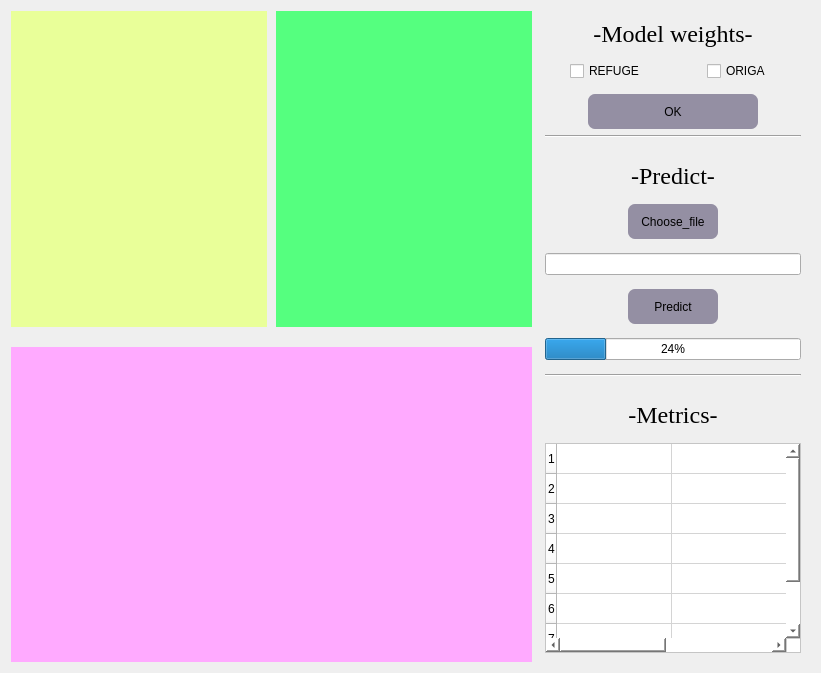
               <widget class="QWidget" name="page_1">
                <layout class="QHBoxLayout" name="horizontalLayout_8">
                 <item>
                  <layout class="QHBoxLayout" name="horizontalLayout_5" stretch="7,0">
                   <property name="spacing">
                    <number>4</number>
                   </property>
                   <property name="sizeConstraint">
                    <enum>QLayout::SetDefaultConstraint</enum>
                   </property>
                   <property name="rightMargin">
                    <number>0</number>
                   </property>
                   <property name="bottomMargin">
                    <number>0</number>
                   </property>
                   <item>
                    <layout class="QVBoxLayout" name="verticalLayout_2">
                     <property name="spacing">
                      <number>20</number>
                     </property>
                     <property name="sizeConstraint">
                      <enum>QLayout::SetDefaultConstraint</enum>
                     </property>
                     <property name="bottomMargin">
                      <number>0</number>
                     </property>
                     <item>
                      <layout class="QHBoxLayout" name="horizontalLayout_6">
                       <property name="spacing">
                        <number>9</number>
                       </property>
                       <item>
                        <widget class="QLabel" name="original_img">
                         <property name="sizePolicy">
                          <sizepolicy hsizetype="Expanding" vsizetype="Expanding">
                           <horstretch>0</horstretch>
                           <verstretch>0</verstretch>
                          </sizepolicy>
                         </property>
                         <property name="minimumSize">
                          <size>
                           <width>256</width>
                           <height>256</height>
                          </size>
                         </property>
                         <property name="styleSheet">
                          <string notr="true">background-color: rgb(233, 255, 153);</string>
                         </property>
                         <property name="text">
                          <string/>
                         </property>
                        </widget>
                       </item>
                       <item>
                        <widget class="QLabel" name="predict_img">
                         <property name="sizePolicy">
                          <sizepolicy hsizetype="Expanding" vsizetype="Expanding">
                           <horstretch>0</horstretch>
                           <verstretch>0</verstretch>
                          </sizepolicy>
                         </property>
                         <property name="minimumSize">
                          <size>
                           <width>256</width>
                           <height>256</height>
                          </size>
                         </property>
                         <property name="styleSheet">
                          <string notr="true">background-color: rgb(85, 255, 127);</string>
                         </property>
                         <property name="text">
                          <string/>
                         </property>
                        </widget>
                       </item>
                      </layout>
                     </item>
                     <item>
                      <widget class="QLabel" name="gt_mask_img">
                       <property name="sizePolicy">
                        <sizepolicy hsizetype="Expanding" vsizetype="Expanding">
                         <horstretch>0</horstretch>
                         <verstretch>0</verstretch>
                        </sizepolicy>
                       </property>
                       <property name="minimumSize">
                        <size>
                         <width>512</width>
                         <height>255</height>
                        </size>
                       </property>
                       <property name="sizeIncrement">
                        <size>
                         <width>0</width>
                         <height>0</height>
                        </size>
                       </property>
                       <property name="styleSheet">
                        <string notr="true">background-color: rgb(255, 170, 255);</string>
                       </property>
                       <property name="text">
                        <string/>
                       </property>
                      </widget>
                     </item>
                    </layout>
                   </item>
                   <item>
                    <widget class="QWidget" name="widget" native="true">
                     <property name="sizePolicy">
                      <sizepolicy hsizetype="Fixed" vsizetype="Expanding">
                       <horstretch>0</horstretch>
                       <verstretch>0</verstretch>
                      </sizepolicy>
                     </property>
                     <property name="minimumSize">
                      <size>
                       <width>207</width>
                       <height>0</height>
                      </size>
                     </property>
                     <layout class="QGridLayout" name="gridLayout" rowstretch="1,5">
                      <item row="1" column="0">
                       <layout class="QVBoxLayout" name="verticalLayout_4">
                        <property name="spacing">
                         <number>14</number>
                        </property>
                        <item>
                         <widget class="Line" name="line_2">
                          <property name="orientation">
                           <enum>Qt::Horizontal</enum>
                          </property>
                         </widget>
                        </item>
                        <item>
                         <spacer name="horizontalSpacer_up">
                          <property name="orientation">
                           <enum>Qt::Horizontal</enum>
                          </property>
                          <property name="sizeHint" stdset="0">
                           <size>
                            <width>40</width>
                            <height>10</height>
                           </size>
                          </property>
                         </spacer>
                        </item>
                        <item>
                         <widget class="QLabel" name="Predict_label">
                          <property name="font">
                           <font>
                            <family>Times New Roman</family>
                            <pointsize>18</pointsize>
                           </font>
                          </property>
                          <property name="text">
                           <string>-Predict-</string>
                          </property>
                          <property name="alignment">
                           <set>Qt::AlignCenter</set>
                          </property>
                         </widget>
                        </item>
                        <item alignment="Qt::AlignHCenter">
                         <widget class="QPushButton" name="choose_image_button">
                          <property name="sizePolicy">
                           <sizepolicy hsizetype="Fixed" vsizetype="Fixed">
                            <horstretch>0</horstretch>
                            <verstretch>0</verstretch>
                           </sizepolicy>
                          </property>
                          <property name="minimumSize">
                           <size>
                            <width>90</width>
                            <height>35</height>
                           </size>
                          </property>
                          <property name="font">
                           <font>
                            <family>Arial</family>
                           </font>
                          </property>
                          <property name="styleSheet">
                           <string notr="true">background-color: rgb(148, 143, 163);
border-radius:7px;</string>
                          </property>
                          <property name="text">
                           <string>Choose_file</string>
                          </property>
                         </widget>
                        </item>
                        <item>
                         <widget class="QLineEdit" name="show_path_file_lineEdit_page_1">
                          <property name="sizePolicy">
                           <sizepolicy hsizetype="Expanding" vsizetype="Fixed">
                            <horstretch>0</horstretch>
                            <verstretch>0</verstretch>
                           </sizepolicy>
                          </property>
                          <property name="minimumSize">
                           <size>
                            <width>0</width>
                            <height>0</height>
                           </size>
                          </property>
                         </widget>
                        </item>
                        <item alignment="Qt::AlignHCenter">
                         <widget class="QPushButton" name="predict_mask_button">
                          <property name="sizePolicy">
                           <sizepolicy hsizetype="Fixed" vsizetype="Fixed">
                            <horstretch>0</horstretch>
                            <verstretch>0</verstretch>
                           </sizepolicy>
                          </property>
                          <property name="minimumSize">
                           <size>
                            <width>90</width>
                            <height>35</height>
                           </size>
                          </property>
                          <property name="font">
                           <font>
                            <family>Arial</family>
                           </font>
                          </property>
                          <property name="styleSheet">
                           <string notr="true">background-color: rgb(148, 143, 163);
border-radius:7px;</string>
                          </property>
                          <property name="text">
                           <string>Predict</string>
                          </property>
                         </widget>
                        </item>
                        <item>
                         <widget class="QProgressBar" name="progressBar">
                          <property name="sizePolicy">
                           <sizepolicy hsizetype="Expanding" vsizetype="Fixed">
                            <horstretch>0</horstretch>
                            <verstretch>0</verstretch>
                           </sizepolicy>
                          </property>
                          <property name="value">
                           <number>24</number>
                          </property>
                         </widget>
                        </item>
                        <item>
                         <widget class="Line" name="line">
                          <property name="sizePolicy">
                           <sizepolicy hsizetype="Minimum" vsizetype="Fixed">
                            <horstretch>0</horstretch>
                            <verstretch>0</verstretch>
                           </sizepolicy>
                          </property>
                          <property name="orientation">
                           <enum>Qt::Horizontal</enum>
                          </property>
                         </widget>
                        </item>
                        <item>
                         <spacer name="horizontalSpacer_bottom">
                          <property name="orientation">
                           <enum>Qt::Horizontal</enum>
                          </property>
                          <property name="sizeHint" stdset="0">
                           <size>
                            <width>40</width>
                            <height>10</height>
                           </size>
                          </property>
                         </spacer>
                        </item>
                        <item>
                         <widget class="QLabel" name="Metrics_label">
                          <property name="font">
                           <font>
                            <family>Times New Roman</family>
                            <pointsize>18</pointsize>
                            <weight>50</weight>
                            <bold>false</bold>
                           </font>
                          </property>
                          <property name="text">
                           <string>-Metrics-</string>
                          </property>
                          <property name="alignment">
                           <set>Qt::AlignCenter</set>
                          </property>
                          <property name="margin">
                           <number>0</number>
                          </property>
                         </widget>
                        </item>
                        <item>
                         <widget class="QTableWidget" name="tableWidget">
                          <property name="sizePolicy">
                           <sizepolicy hsizetype="Expanding" vsizetype="Fixed">
                            <horstretch>0</horstretch>
                            <verstretch>0</verstretch>
                           </sizepolicy>
                          </property>
                          <property name="minimumSize">
                           <size>
                            <width>256</width>
                            <height>210</height>
                           </size>
                          </property>
                          <property name="styleSheet">
                           <string notr="true">background-color: rgb(255, 255, 255);</string>
                          </property>
                          <property name="showGrid">
                           <bool>true</bool>
                          </property>
                          <property name="gridStyle">
                           <enum>Qt::CustomDashLine</enum>
                          </property>
                          <property name="sortingEnabled">
                           <bool>false</bool>
                          </property>
                          <property name="wordWrap">
                           <bool>true</bool>
                          </property>
                          <property name="cornerButtonEnabled">
                           <bool>true</bool>
                          </property>
                          <property name="rowCount">
                           <number>8</number>
                          </property>
                          <property name="columnCount">
                           <number>2</number>
                          </property>
                          <attribute name="horizontalHeaderVisible">
                           <bool>false</bool>
                          </attribute>
                          <attribute name="horizontalHeaderCascadingSectionResizes">
                           <bool>false</bool>
                          </attribute>
                          <attribute name="horizontalHeaderMinimumSectionSize">
                           <number>36</number>
                          </attribute>
                          <attribute name="horizontalHeaderDefaultSectionSize">
                           <number>115</number>
                          </attribute>
                          <attribute name="horizontalHeaderShowSortIndicator" stdset="0">
                           <bool>false</bool>
                          </attribute>
                          <attribute name="verticalHeaderDefaultSectionSize">
                           <number>30</number>
                          </attribute>
                          <row/>
                          <row/>
                          <row/>
                          <row/>
                          <row/>
                          <row/>
                          <row/>
                          <row/>
                          <column/>
                          <column/>
                         </widget>
                        </item>
                       </layout>
                      </item>
                      <item row="0" column="0">
                       <layout class="QVBoxLayout" name="verticalLayout_5" stretch="3,2,2">
                        <property name="spacing">
                         <number>13</number>
                        </property>
                        <item>
                         <widget class="QLabel" name="label">
                          <property name="font">
                           <font>
                            <family>Times New Roman</family>
                            <pointsize>18</pointsize>
                           </font>
                          </property>
                          <property name="text">
                           <string>-Model weights-</string>
                          </property>
                          <property name="alignment">
                           <set>Qt::AlignCenter</set>
                          </property>
                         </widget>
                        </item>
                        <item>
                         <layout class="QHBoxLayout" name="horizontalLayout_9">
                          <property name="spacing">
                           <number>7</number>
                          </property>
                          <item alignment="Qt::AlignHCenter">
                           <widget class="QCheckBox" name="REFUGE_checkbox">
                            <property name="text">
                             <string>REFUGE</string>
                            </property>
                           </widget>
                          </item>
                          <item alignment="Qt::AlignHCenter">
                           <widget class="QCheckBox" name="ORIGA_checkbox">
                            <property name="text">
                             <string>ORIGA</string>
                            </property>
                           </widget>
                          </item>
                         </layout>
                        </item>
                        <item alignment="Qt::AlignHCenter">
                         <widget class="QPushButton" name="OK">
                          <property name="sizePolicy">
                           <sizepolicy hsizetype="Fixed" vsizetype="Fixed">
                            <horstretch>0</horstretch>
                            <verstretch>0</verstretch>
                           </sizepolicy>
                          </property>
                          <property name="minimumSize">
                           <size>
                            <width>170</width>
                            <height>35</height>
                           </size>
                          </property>
                          <property name="font">
                           <font>
                            <family>Arial</family>
                           </font>
                          </property>
                          <property name="styleSheet">
                           <string notr="true">background-color: rgb(148, 143, 163);
border-radius:7px;</string>
                          </property>
                          <property name="text">
                           <string>OK</string>
                          </property>
                         </widget>
                        </item>
                       </layout>
                      </item>
                     </layout>
                    </widget>
                   </item>
                  </layout>
                 </item>
                </layout>
               </widget>
